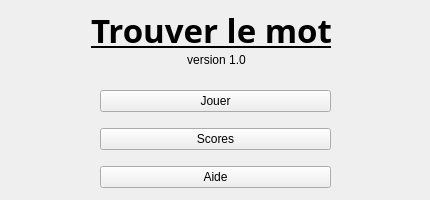
<?xml version="1.0" encoding="UTF-8"?>
<ui version="4.0">
 <class>Home</class>
 <widget class="QWidget" name="Home">
  <property name="geometry">
   <rect>
    <x>0</x>
    <y>0</y>
    <width>430</width>
    <height>200</height>
   </rect>
  </property>
  <property name="windowTitle">
   <string>Form</string>
  </property>
  <widget class="QLabel" name="label_2">
   <property name="geometry">
    <rect>
     <x>166</x>
     <y>50</y>
     <width>101</width>
     <height>20</height>
    </rect>
   </property>
   <property name="text">
    <string>version 1.0</string>
   </property>
   <property name="alignment">
    <set>Qt::AlignCenter</set>
   </property>
  </widget>
  <widget class="QWidget" name="verticalLayoutWidget">
   <property name="geometry">
    <rect>
     <x>0</x>
     <y>80</y>
     <width>431</width>
     <height>121</height>
    </rect>
   </property>
   <layout class="QVBoxLayout" name="verticalLayout">
    <property name="sizeConstraint">
     <enum>QLayout::SetDefaultConstraint</enum>
    </property>
    <property name="leftMargin">
     <number>100</number>
    </property>
    <property name="topMargin">
     <number>0</number>
    </property>
    <property name="rightMargin">
     <number>100</number>
    </property>
    <property name="bottomMargin">
     <number>0</number>
    </property>
    <item>
     <widget class="QPushButton" name="start">
      <property name="text">
       <string>Jouer</string>
      </property>
      <property name="icon">
       <iconset theme="run"/>
      </property>
     </widget>
    </item>
    <item>
     <widget class="QPushButton" name="scores">
      <property name="text">
       <string>Scores</string>
      </property>
      <property name="icon">
       <iconset theme="list"/>
      </property>
     </widget>
    </item>
    <item>
     <widget class="QPushButton" name="help">
      <property name="text">
       <string>Aide</string>
      </property>
      <property name="icon">
       <iconset theme="help"/>
      </property>
     </widget>
    </item>
   </layout>
  </widget>
  <widget class="QLabel" name="label">
   <property name="geometry">
    <rect>
     <x>6</x>
     <y>9</y>
     <width>411</width>
     <height>41</height>
    </rect>
   </property>
   <property name="sizePolicy">
    <sizepolicy hsizetype="Preferred" vsizetype="Preferred">
     <horstretch>1</horstretch>
     <verstretch>2</verstretch>
    </sizepolicy>
   </property>
   <property name="font">
    <font>
     <family>Roboto Slab</family>
     <pointsize>25</pointsize>
     <weight>75</weight>
     <bold>true</bold>
     <underline>true</underline>
     <kerning>true</kerning>
    </font>
   </property>
   <property name="text">
    <string notr="true">Trouver le mot</string>
   </property>
   <property name="textFormat">
    <enum>Qt::AutoText</enum>
   </property>
   <property name="alignment">
    <set>Qt::AlignCenter</set>
   </property>
   <property name="openExternalLinks">
    <bool>false</bool>
   </property>
  </widget>
 </widget>
 <resources/>
 <connections/>
</ui>
